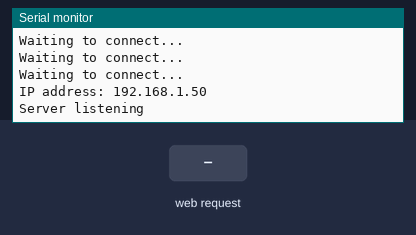
Bench run of a sketch on a simulated ESP8266 (NodeMCU). On the bench: the last lines printed to the serial monitor. Inputs (shaded band) come from the test bench. WiFi joins after 1.5 s; servers stay silent unless stated.

Above: at 2.7 s.
2.8 s: HTTP request GET /body received
At 3.9 s:
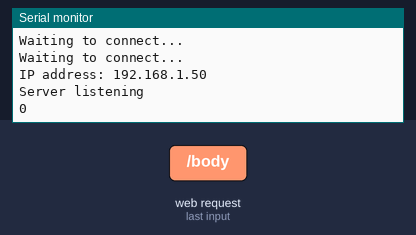
4.3 s: HTTP request GET /body?plain=1 received
At 5.1 s:
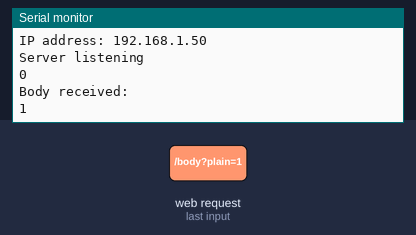

The sketch:

webserver2.ino
```cpp
//https://www.getpostman.com/downloads/
#include <ESP8266WiFi.h>
#include <ESP8266WebServer.h>

ESP8266WebServer server(80);

void setup() {

    Serial.begin(9600);
    WiFi.begin("karan_tech", "ramram786");  //Connect to the WiFi network

    while (WiFi.status() != WL_CONNECTED) {  //Wait for connection

        delay(500);
        Serial.println("Waiting to connect...");

    }

    Serial.print("IP address: ");
    Serial.println(WiFi.localIP());  //Print the local IP


    server.on("/", root) ; //call root funtion

    server.on("/body", handleBody); //send here post request


    server.begin(); //Start the server
    Serial.println("Server listening");

}

void loop() {

    server.handleClient(); //Handling of incoming requests

}

void root(){

    String lalodata = "<h1>Kuch tum bhi to karo</h1>";
    server.send(200, "text/html", makePage("Give me title bro", lalodata));

}

void handleBody() { //Handler for the body path

      if (server.hasArg("plain")== false){ //Check if body received
            server.send(200, "text/plain", "Body not received");
            Serial.println(server.args());
            return;
      }

      String message = "Body received:\n";
             message += server.arg("plain");
             message += "\n";

      server.send(200, "text/plain", message);
      Serial.println(message);
}

String makePage(String title, String contents) {
  String s = "<!DOCTYPE html><html><head>";
  s += "<meta name=\"viewport\" content=\"width=device-width,user-scalable=0\">";
  s += "<title>";
  s += title;
  s += "</title><style>body{ background-color= blue;} </style></head><body>";
  s += contents;
  s += "</body></html>";
  return s;
}
```

Measured:
- after the input at 2.8 s, the serial monitor: prints a new line at once (image 1)
- after the input at 4.3 s, the serial monitor: prints a new line at once (image 2)
